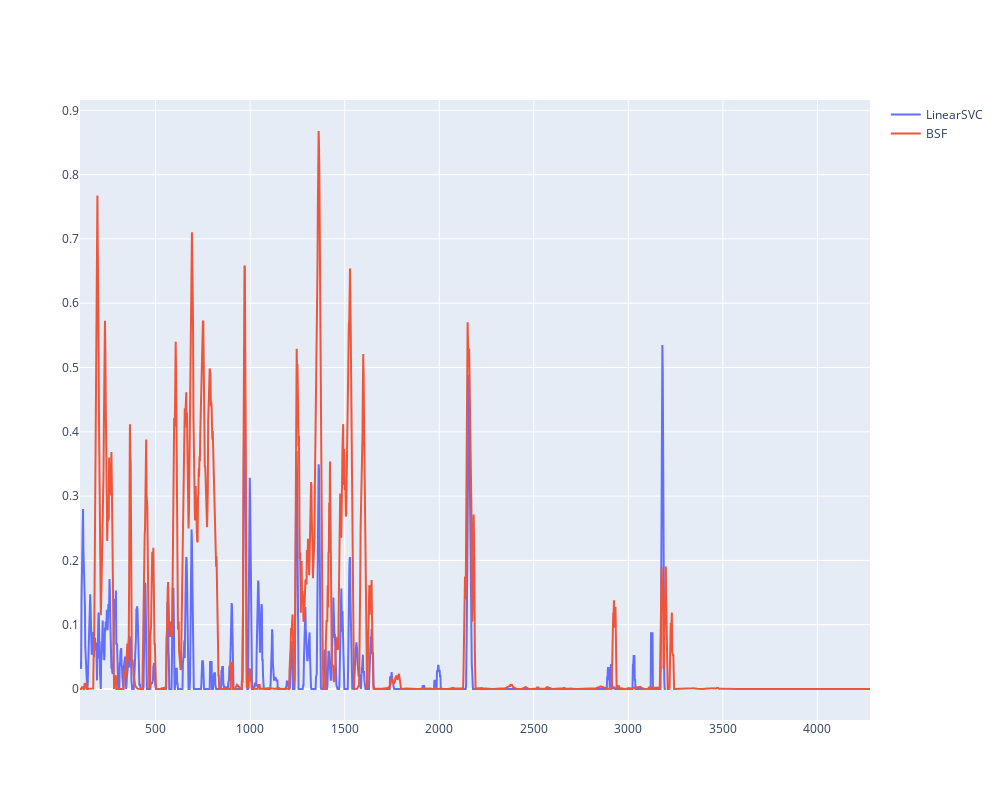

Write notebook code for a chart like this one.
### Code cell
fig = go.Figure(layout={"height": 800, "width": 1000})
#for idx, i in enumerate(lsvc.coef_[0:3]):
#    fig.add_trace(go.Scatter(x=x, y=savgol_filter(np.abs(i), 5, 1)))
fig.add_trace(go.Scatter(x=x, y=savgol_filter(np.abs(lsvc.coef_).mean(axis=0), 5, 1), name="LinearSVC"))
fig.add_trace(go.Scatter(x=x, y=savgol_filter(weights, 5, 1), name="BSF"))
fig.show()

### Figure 1 — Plotly figure (JSON) as saved in the notebook; plotly's stock layout.template omitted (floating-point values rounded to 4 significant figures; data arrays with more than 128 entries replaced by an {"elided": "..."} marker saying what was removed)
{"data": [{"name": "LinearSVC", "type": "scatter", "x": {"elided": "2090 int values"}, "y": {"elided": "1550 float values"}}, {"name": "BSF", "type": "scatter", "x": {"elided": "2090 int values"}, "y": {"elided": "2090 float values"}}], "layout": {"height": 800, "width": 1000}}
